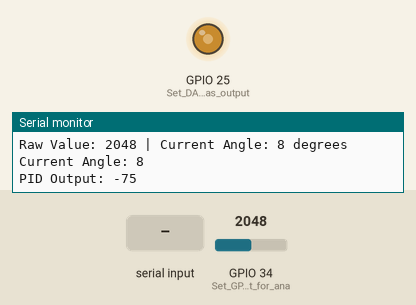
Recording of a sketch running on a simulated ESP32. Parts: output pins drawn as LEDs (lit = HIGH), the last lines printed to the serial monitor. The test bench sets the inputs (shaded band); at power-on: GPIO 34 (Set_GPIO_as_input_for_ana) = 2048.

Above: at 1.2 s.
1.3 s: "30,150\n" received over Serial
At 2.8 s:
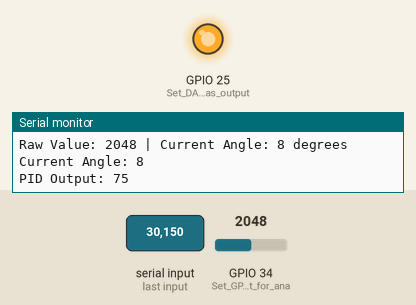
3.2 s: GPIO 34 (Set_GPIO_as_input_for_ana) set to 11
4.7 s: GPIO 34 (Set_GPIO_as_input_for_ana) set to 8
Timing chart, 0 to 7.7 s (numbered marks = the images above; inputs shaded):
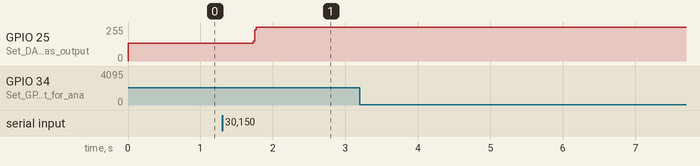

Measured:
- after the input at 1.3 s, GPIO 25 (Set_DAC_pin_as_output): 132/255 → 255/255 after 0.43 s

The sketch:

ESP32_DAC_Test.ino
```cpp
#define limit 75 // Limit for the PID output

int tg_angle = 0; // Variable to store the target angle

// pid variables
float kp = 6, ki = 4.0, kd = 0; // PID coefficients
int previous_error = 0;     // Previous error for PID
int integral = 0;           // Integral term for PID

void setup()
{
    Serial.begin(115200); // Start serial communication
    pinMode(25, OUTPUT);  // Set DAC pin as output (not strictly necessary for DAC)
    pinMode(34, INPUT);   // Set GPIO as input for analog reading
    Serial.println("Enter a value for Target Angle (-35, 35):");
}

void loop()
{
    if (Serial.available())
    {
        int value = Serial.parseInt(); // Read integer from serial
        if (value >= -35 && value <= 35)
        {
            tg_angle = value; // Set target angle
            Serial.print("Target Angle set to: ");
            Serial.println(tg_angle);
        }
        else
        {
            Serial.println("Invalid input. Please enter a value between -35 and 35.");
        }
        // Clear any remaining input
        while (Serial.available())
            Serial.read();
    }

    // Measure the current angle
    int current_angle = measure_angle();
    Serial.print("Current Angle: ");
    Serial.println(current_angle);

    // Calculate PID control
    int error = tg_angle - current_angle;                      // Calculate error
    if(abs(error) < 2) // If error is small, reset integral term
    {
        // ki = 0; // Reset integral term if error is zero
        integral = 0; // Reset integral term
    }
    integral += error;                                         // Update integral term
    int derivative = error - previous_error;                   // Calculate derivative term
    int output = kp * error + ki * integral + kd * derivative; // PID output
    previous_error = error;                                    // Update previous error for next iteration
    output = constrain(output, -limit, limit);                       // Constrain output to DAC range
    Serial.print("PID Output: ");
    Serial.println(output);
    // Write output to DAC
    dacWrite(25, constrain(207 + output, 10, 255)); // Write to DAC pin 25
    delay(20);                 // Delay for stability
}

int measure_angle()
{
    int analogValue = analogRead(34); // Use GPIO 34 as analog input
    Serial.print("Raw Value: ");
    Serial.print(analogValue);
    Serial.print(" | ");
    analogValue = map(constrain(analogValue, 1300, 2500), 1300, 2500, -35, 35); // Map to a range of 0-100
    Serial.print("Current Angle: ");
    Serial.print(analogValue);
    Serial.println(" degrees");
    return analogValue; // Return the target angle
}
```
